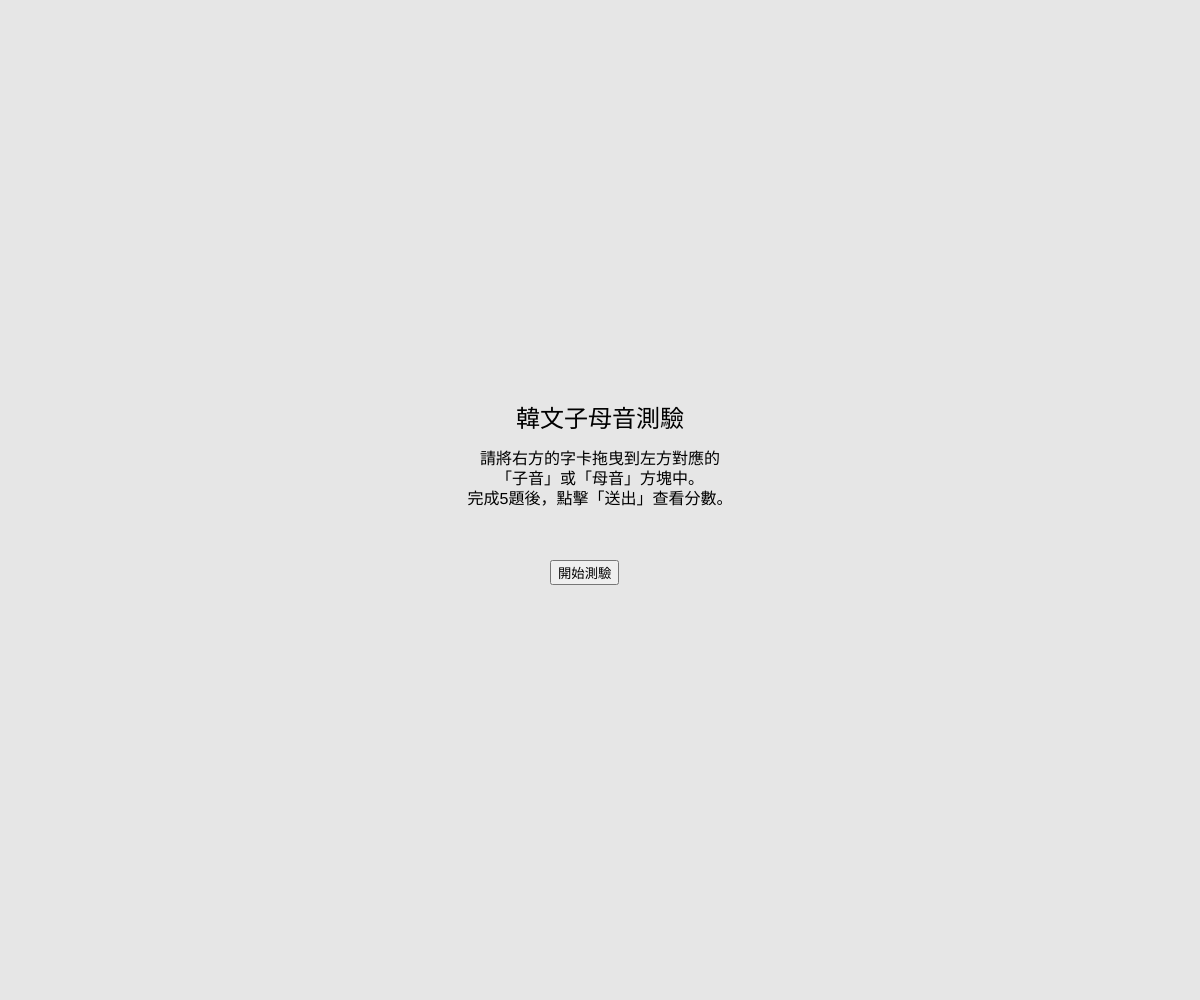
Frame 1 (no input)
Frame 60 (no input): identical to frame 1, image omitted
Frame 120 (the mouse pressed at the canvas centre since frame 60): identical to frame 1, image omitted

The p5.js sketch that drew this single still picture (run headless with seeded random() and noise() and a simulated clock; from frame 60 on, the mouse is pressed at the canvas centre):

// p5.js sketch
// ── sketch.js
let gameState = 'START'; // START, QUIZ, RESULTS
let startButton;
let submitButton;

let consonants = ['ㄱ', 'ㄴ', 'ㄷ', 'ㄹ', 'ㅁ', 'ㅂ', 'ㅅ', 'ㅇ', 'ㅈ', 'ㅊ', 'ㅋ', 'ㅌ', 'ㅍ', 'ㅎ'];
let vowels = ['ㅏ', 'ㅑ', 'ㅓ', 'ㅕ', 'ㅗ', 'ㅛ', 'ㅜ', 'ㅠ', 'ㅡ', 'ㅣ'];

let quizChars = [];
let charCards = [];
let targetBoxes = [];

let draggingCard = null;
let dragOffsetX, dragOffsetY;

let score = 0;

function setup() {
  createCanvas(windowWidth, windowHeight);
  textAlign(CENTER, CENTER);

  startButton = createButton('開始測驗');
  startButton.mousePressed(startQuiz);

  submitButton = createButton('送出');
  submitButton.mousePressed(showResults);
  submitButton.hide();

  updateLayout();
}

function draw() {
  background(230);

  if (gameState === 'START') {
    drawStartScreen();
  } else if (gameState === 'QUIZ') {
    drawQuizScreen();
  } else if (gameState === 'RESULTS') {
    drawResultsScreen();
  }
}

function windowResized() {
  resizeCanvas(windowWidth, windowHeight);
  updateLayout();
}

function updateLayout() {
    // 按鈕位置
    startButton.position(width / 2 - 50, height / 2 + 60);
    submitButton.position(width / 2 - 30, height - 50);

    // 目標區域
    targetBoxes = [
        { x: width / 2 - 170, y: height / 2 - 150, w: 100, h: 320, label: '子音', type: 'consonant', dropped: [] },
        { x: width / 2 - 60, y: height / 2 - 150, w: 100, h: 320, label: '母音', type: 'vowel', dropped: [] }
    ];
    resetCharCardPositions();
}

function drawStartScreen() {
  textSize(24);
  text('韓文子母音測驗', width / 2, height / 2 - 80);
  textSize(16);
  text('請將右方的字卡拖曳到左方對應的\n「子音」或「母音」方塊中。\n完成5題後，點擊「送出」查看分數。', width / 2, height / 2 - 20);
}

function drawQuizScreen() {
  // 繪製目標區域
  for (let box of targetBoxes) {
    stroke(0);
    strokeWeight(2);
    fill(255);
    rect(box.x, box.y, box.w, box.h, 10);
    noStroke();
    fill(0);
    textSize(18);
    text(box.label, box.x + box.w / 2, box.y + box.h / 2);
  }

  // 繪製字卡
  for (let card of charCards) {
    if (card !== draggingCard) {
      drawCard(card);
    }
  }
  // 繪製正在拖曳的卡片 (最上層)
  if (draggingCard) {
    drawCard(draggingCard);
  }

  // 檢查是否所有卡片都已放置
  let allDropped = charCards.every(card => card.droppedOn !== null);
  if (allDropped) {
    submitButton.show();
  } else {
    submitButton.hide();
  }
}

function drawCard(card) {
  push();
  translate(card.x, card.y);
  stroke(150);
  strokeWeight(1);
  fill(255, 255, 200);
  rect(0, 0, 50, 50, 5);
  noStroke();
  fill(0);
  textSize(28);
  text(card.char, 25, 25);
  pop();
}

function drawResultsScreen() {
  textSize(32);
  text('測驗結束！', width / 2, height / 2 - 60);
  textSize(24);
  text('你的分數是: ' + score, width / 2, height / 2);
}

function startQuiz() {
  gameState = 'QUIZ';
  startButton.hide();
  generateQuiz();
}

function generateQuiz() {
  quizChars = [];
  charCards = [];
  score = 0;

  // 隨機選3個子音和2個母音 (或反過來)
  let tempConsonants = [...consonants];
  let tempVowels = [...vowels];
  let numConsonants = random([2, 3]);

  for (let i = 0; i < numConsonants; i++) {
    let index = floor(random(tempConsonants.length));
    quizChars.push({ char: tempConsonants[index], type: 'consonant' });
    tempConsonants.splice(index, 1);
  }

  for (let i = 0; i < 5 - numConsonants; i++) {
    let index = floor(random(tempVowels.length));
    quizChars.push({ char: tempVowels[index], type: 'vowel' });
    tempVowels.splice(index, 1);
  }

  // 打亂順序
  quizChars = shuffle(quizChars);

  // 創建字卡物件
  for (let i = 0; i < quizChars.length; i++) {
    const originalX = width / 2 + 100;
    const originalY = height / 2 - 150 + i * 70;
    charCards.push({
      x: originalX,
      y: originalY,
      char: quizChars[i].char,
      type: quizChars[i].type,
      isDragging: false,
      droppedOn: null,
      originalX: originalX,
      originalY: originalY
    });
  }
}

function resetCharCardPositions() {
    for (let card of charCards) {
        if (!card.droppedOn) {
            card.x = width / 2 + 100;
            card.y = card.originalY; // Keep original Y to avoid re-shuffling
            card.originalX = card.x;
        }
    }
}

function mousePressed() {
  if (gameState !== 'QUIZ') return;

  for (let i = charCards.length - 1; i >= 0; i--) {
    let card = charCards[i];
    if (mouseX > card.x && mouseX < card.x + 50 && mouseY > card.y && mouseY < card.y + 50) {
      draggingCard = card;
      dragOffsetX = card.x - mouseX;
      dragOffsetY = card.y - mouseY;

      // 如果卡片已放置，將其從目標區域移除
      if (card.droppedOn) {
        let box = card.droppedOn;
        let cardIndex = box.dropped.indexOf(card);
        if (cardIndex > -1) { box.dropped.splice(cardIndex, 1); }
        card.droppedOn = null;
      }
      break;
    }
  }
}

function mouseDragged() {
  if (draggingCard) {
    draggingCard.x = mouseX + dragOffsetX;
    draggingCard.y = mouseY + dragOffsetY;
  }
}

function mouseReleased() {
  if (draggingCard) {
    let dropped = false;
    for (let box of targetBoxes) {
      // 檢查是否有卡片中心點在目標區域內
      if (
        mouseX > box.x && mouseX < box.x + box.w &&
        mouseY > box.y && mouseY < box.y + box.h
      ) {
        // 將卡片放置在目標區域內，稍微錯開以顯示堆疊效果
        const droppedCount = box.dropped.length;
        draggingCard.x = box.x + box.w / 2 - 25 + droppedCount * 5;
        draggingCard.y = box.y + 20 + droppedCount * 50;
        draggingCard.droppedOn = box;
        box.dropped.push(draggingCard);
        dropped = true;
        break;
      }
    }

    // 如果沒有放置在任何目標區域，則返回原位
    if (!dropped) {
      draggingCard.x = draggingCard.originalX;
      draggingCard.y = draggingCard.originalY;
      draggingCard.droppedOn = null;
    }

    draggingCard = null;
  }
}

function showResults() {
  score = 0;
  for (let card of charCards) {
    if (card.droppedOn && card.type === card.droppedOn.type) {
      score += 20;
    }
  }
  gameState = 'RESULTS';
  submitButton.hide();

  // 這裡可以加入一個 "再玩一次" 的按鈕
  let retryButton = createButton('再玩一次');
  retryButton.position(width / 2 - 40, height / 2 + 60);
  retryButton.mousePressed(() => {
    retryButton.remove();
    resetQuiz();
  });
}

function resetQuiz() {
  for (let box of targetBoxes) {
    box.dropped = [];
  }
  gameState = 'QUIZ';
  updateLayout();
  generateQuiz();
}
